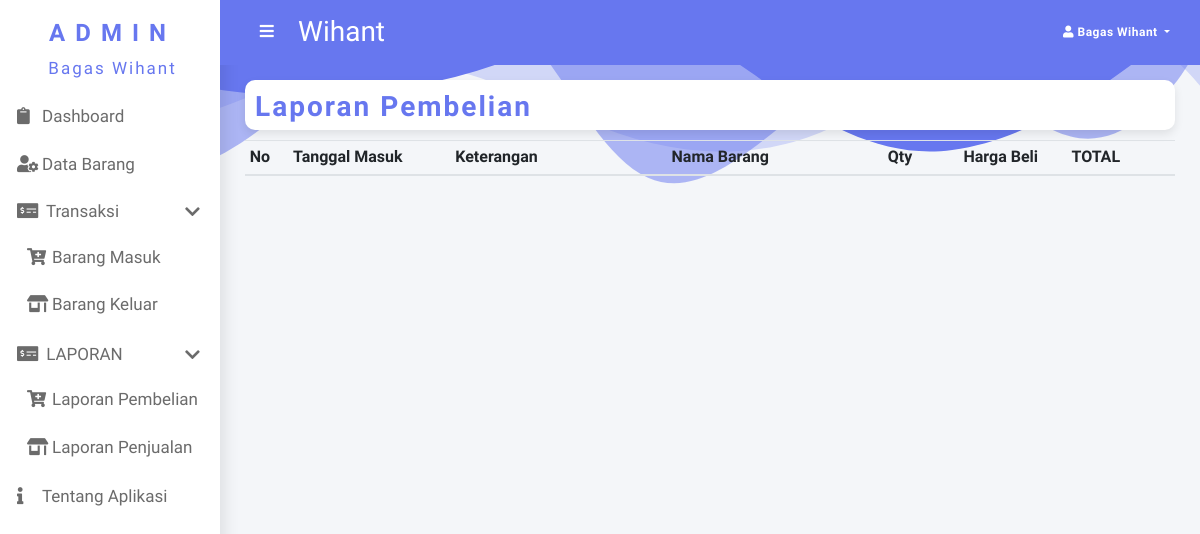
Before: /main/lap_beli/index.php (signed in) with the older database file.
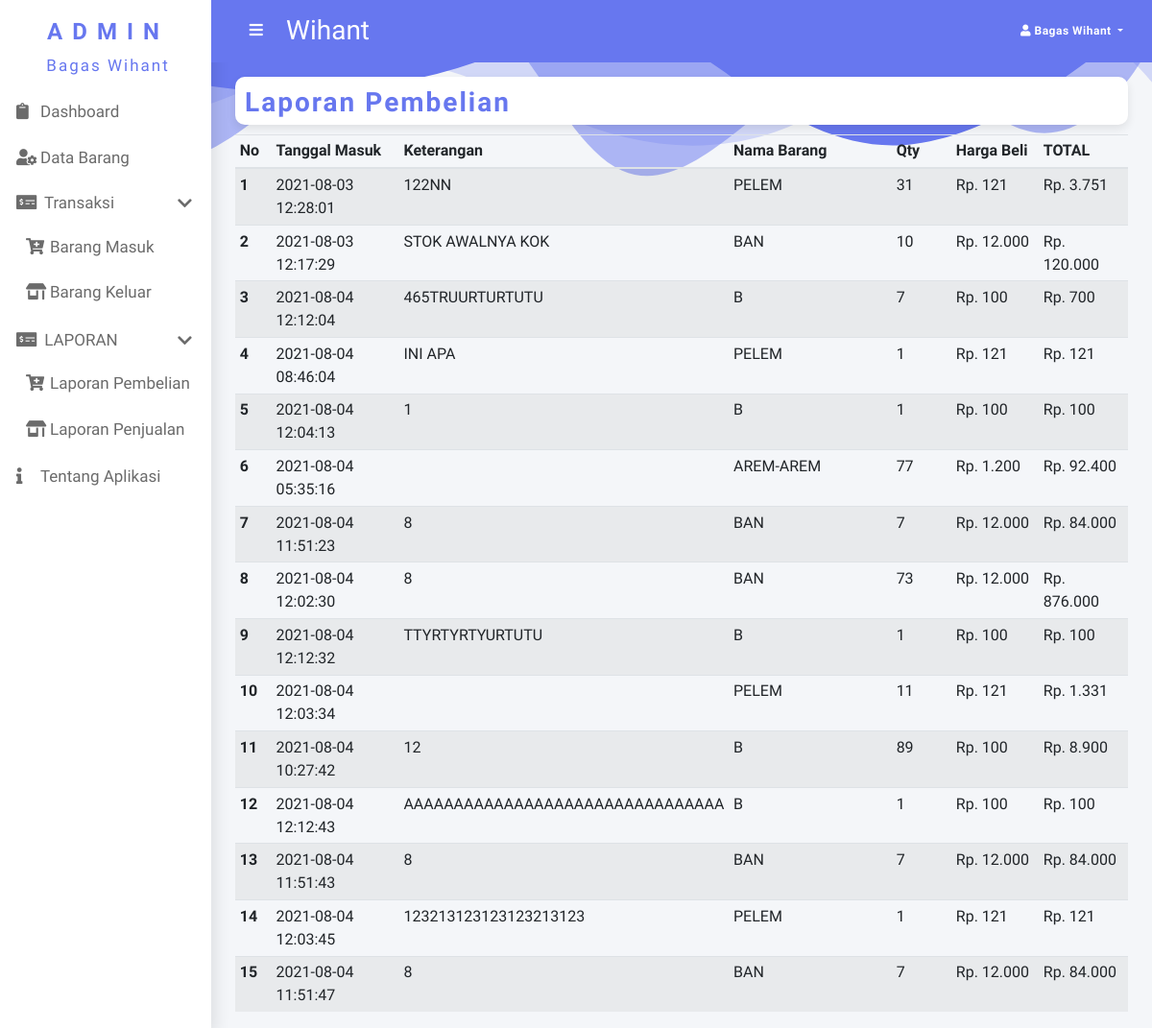
After: the same page with the newer database file.
### tables this page shows
CREATE TABLE `tb_brgMasuk` (
  `id_pembelian` varchar(15) NOT NULL,
  `id_brg` int(11) NOT NULL,
  `jml_beli` int(11) NOT NULL,
  `tgl_beli` timestamp NOT NULL DEFAULT current_timestamp(),
  `diskripsi` text NOT NULL
);

CREATE TABLE `tb_barang` (
  `id_brg` int(11) NOT NULL,
  `nm_brg` varchar(50) NOT NULL,
  `stok_brg` int(11) DEFAULT 0,
  `hbeli` int(11) NOT NULL,
  `hjual` int(11) NOT NULL
);

### config/config.php (called while the page is built, shortened)
<?php
$servername = "localhost";
$database = "ta";
$username = "root";
$password = "";
$con = mysqli_connect($servername, $username, $password, $database);
function query($query)
{
    global $con;
    $hasil = mysqli_query($con, $query);
    $data = [];
    while ($row = mysqli_fetch_assoc($hasil)) {
        $data[] = $row;
    }
    return $data;
};
function base_url($url = null)
{
    $base_url = "http://localhost/tugas-akhir";
    if ($url != null) {
        return $base_url . "/" . $url;
    } else {
        return $base_url;
    }
}
$uri_segments = $_SERVER['REQUEST_URI'];

### main/lap_beli/index.php (the view, shortened to what this page needs)
<?php
include_once "../../_head.php";
?>
<div class="zidx2">
  <h3 id="judul" class="text-primary" style="font-weight: 600; letter-spacing: 2px;">Laporan Pembelian</h3>
  <table id="tabellap" class="table table-sm table-striped">
    <thead>
      <tr class="">
        <th style="width: 40px;" scope="col">No</th>
        <th style="width: 150px;" scope="col">Tanggal Masuk</th>
        <th style="width: 200px;" scope="col">Keterangan</th>
        <th style="width: 200px;" scope="col">Nama Barang</th>
        <th style="width: 70px;" scope="col">Qty</th>
        <th style="width: 100px;" scope="col">Harga Beli</th>
        <th style="width: 100px;" scope="col">TOTAL</th>
      </tr>
    </thead>
    <tbody>
      <?php
      $lap_masuk = query("SELECT * FROM tb_brgMasuk INNER JOIN tb_barang on tb_brgMasuk.id_brg = tb_barang.id_brg");
      $no =  1;
      foreach ($lap_masuk as $data) {
      ?>
        <tr>
          <th scope="row"><?= $no++; ?></th>
          <td><?= $data['tgl_beli']; ?></td>
          <td><?= $data['diskripsi']; ?></td>
          <td><?= $data['nm_brg']; ?></td>
          <td><?= $data['jml_beli']; ?></td>
          <td>Rp. <?= number_format($data['hbeli'], 0, '.', '.'); ?></td>
          <td>Rp. <?= number_format($data['hbeli']*$data['jml_beli'], 0, '.', '.'); ?></td>
        </tr>
      <?php
      }
      ?>
    </tbody>
  </table>
</div>
<?php
include_once "../../_foot.php";
?>

### _head.php (shortened to what this page needs)
<?php
require_once "config/config.php";
?>
<!DOCTYPE html>
<html lang="en">
<head>
    <link rel="stylesheet" href="<?= base_url('bootstrap/css/bootstrap.min.css') ?>">
    <link rel="stylesheet" href="<?= base_url('fa/css/all.min.css') ?>">
    <link rel="stylesheet" href="<?= base_url('bootstrap/style.css') ?>">
    <link rel="stylesheet" href="<?= base_url('datatabel/dataTables.bootstrap4.min.css') ?>">
</head>
<body>
    <div class="wrapper fixed-left">
        <nav id="navbar" class="navbar navbar-expand-lg fixed-top">
            <button id="sidebarCollapse" class="btn navbar-btn">
                <i class="fas fa-lg fa-bars"></i>
            </button>
            <a class="navbar-brand py-0 text-white" href="">
                <h3 id="logo">Wihant</h3>
            </a>
            <div class="ml-auto">
                <div class="dropdown">
                    <button class="text-white btn dropdown-toggle" type="button" id="dropdownMenu2" data-toggle="dropdown" aria-haspopup="true" aria-expanded="false">
                        <i class="fas fa-user "></i> <?= $_SESSION['nama']; ?>
                    </button>
                </div>
            </div>
        </nav>
        <nav id="sidebar">
            <div class="sidebar-header mt-1 mb-2 text-center">
                <h4 style="letter-spacing: 10px; font-weight: 700;"><strong><?= $_SESSION['level'] == '1' ? 'ADMIN' : 'Karyawan'; ?></strong></h4>
                <span style="letter-spacing: 2px; "><?= $_SESSION['nama']; ?></span>
            </div>
            <ul class="navbar-nav">
                <li <?= $uri_segments == '/ta/main/dashboard/' ? 'class="activepage"' : '' ?>><a href="<?= base_url('main/dashboard') ?>"><i class="fas fa-clipboard"></i>Dashboard</a></li>
                <li <?= $uri_segments == '/ta/main/databarang/' ? 'class="activepage"' : '' ?>><a href="<?= base_url('main/databarang') ?>"><i class="fas fa-user-cog"></i>Data Barang</a></li>
                <li class="tomboldrop"> <a id="updown">
                        <i class="fas fa-money-check-alt"></i>
                        Transaksi
                        <i class="float-right mt-1 mr-2 fas fa-chevron-down"></i></a>
                    <ul class="navbar-nav ml-2">
                        <li <?= $uri_segments == '/ta/main/barangMasuk/' ? 'class="activepage"' : '' ?>><a href="<?= base_url('main/barangMasuk') ?>"><i class="fas fa-cart-plus"></i>Barang Masuk</a></li>
                        <li <?= $uri_segments == '/ta/main/barangKeluar/' ? 'class="activepage"' : '' ?>><a href="<?= base_url('main/barangKeluar') ?>"><i class="fas fa-store-alt"></i>Barang Keluar</a></li>
                    </ul>
                </li>
                <li class="tomboldrop"> <a id="updown">
                        <i class="fas fa-money-check-alt"></i>
                        LAPORAN
                        <i class="float-right mt-1 mr-2 fas fa-chevron-down"></i></a>
                    <ul class="navbar-nav ml-2">
                        <li <?= $uri_segments == '/ta/main/lap_beli/' ? 'class="activepage"' : '' ?>><a href="<?= base_url('main/lap_beli') ?>"><i class="fas fa-cart-plus"></i>Laporan Pembelian</a></li>
                        <li <?= $uri_segments == '/ta/main/lap_jual/' ? 'class="activepage"' : '' ?>><a href="<?= base_url('main/lap_jual') ?>"><i class="fas fa-store-alt"></i>Laporan Penjualan</a></li>
                    </ul>
                </li>
                <?php
                if ($_SESSION['level'] == 1) { ?>
                    <li><a href="<?= base_url('#') ?>"><i class="fas fa-info"></i>Tentang Aplikasi</a></li>
                <?php
                }
                ?>
            </ul>
        </nav>
        <div id="allcontent">
            <div class="custom-shape-divider-top-1628258194">
            </div>
            <div id="isikonten" style="display: none;">

### _foot.php (shortened to what this page needs)
</div>
</div>
</div>
</body>
</html>

Changed rows visible on the page:
added tb_brgmasuk: tgl_beli "2021-08-03 12:28:01", diskripsi "122NN", id_brg.nm_brg "PELEM", jml_beli "31", id_brg.hbeli "121", $data['hbeli']*$data['jml_beli'] "3.751"
added tb_brgmasuk: tgl_beli "2021-08-03 12:17:29", diskripsi "STOK AWALNYA KOK", id_brg.nm_brg "BAN", jml_beli "10", id_brg.hbeli "12.000", $data['hbeli']*$data['jml_beli'] "120.000"
added tb_brgmasuk: tgl_beli "2021-08-04 12:12:04", diskripsi "465TRUURTURTUTU", id_brg.nm_brg "B", jml_beli "7", id_brg.hbeli "100", $data['hbeli']*$data['jml_beli'] "700"
added tb_brgmasuk: tgl_beli "2021-08-04 08:46:04", diskripsi "INI APA", id_brg.nm_brg "PELEM", jml_beli "1", id_brg.hbeli "121", $data['hbeli']*$data['jml_beli'] "121"
added tb_brgmasuk: tgl_beli "2021-08-04 12:04:13", diskripsi "1", id_brg.nm_brg "B", jml_beli "1", id_brg.hbeli "100", $data['hbeli']*$data['jml_beli'] "100"
added tb_brgmasuk: tgl_beli "2021-08-04 05:35:16", id_brg.nm_brg "AREM-AREM", jml_beli "77", id_brg.hbeli "1.200", $data['hbeli']*$data['jml_beli'] "92.400"
added tb_brgmasuk: tgl_beli "2021-08-04 11:51:23", diskripsi "8", id_brg.nm_brg "BAN", jml_beli "7", id_brg.hbeli "12.000", $data['hbeli']*$data['jml_beli'] "84.000"
added tb_brgmasuk: tgl_beli "2021-08-04 12:02:30", diskripsi "8", id_brg.nm_brg "BAN", jml_beli "73", id_brg.hbeli "12.000", $data['hbeli']*$data['jml_beli'] "876.000"
added tb_brgmasuk: tgl_beli "2021-08-04 12:12:32", diskripsi "TTYRTYRTYURTUTU", id_brg.nm_brg "B", jml_beli "1", id_brg.hbeli "100", $data['hbeli']*$data['jml_beli'] "100"
added tb_brgmasuk: tgl_beli "2021-08-04 12:03:34", id_brg.nm_brg "PELEM", jml_beli "11", id_brg.hbeli "121", $data['hbeli']*$data['jml_beli'] "1.331"
added tb_brgmasuk: tgl_beli "2021-08-04 10:27:42", diskripsi "12", id_brg.nm_brg "B", jml_beli "89", id_brg.hbeli "100", $data['hbeli']*$data['jml_beli'] "8.900"
added tb_brgmasuk: tgl_beli "2021-08-04 12:12:43", diskripsi "AAAAAAAAAAAAAAAAAAAAAAAAAAAAAAAA", id_brg.nm_brg "B", jml_beli "1", id_brg.hbeli "100", $data['hbeli']*$data['jml_beli'] "100"
added tb_brgmasuk: tgl_beli "2021-08-04 11:51:43", diskripsi "8", id_brg.nm_brg "BAN", jml_beli "7", id_brg.hbeli "12.000", $data['hbeli']*$data['jml_beli'] "84.000"
added tb_brgmasuk: tgl_beli "2021-08-04 12:03:45", diskripsi "123213123123123213123", id_brg.nm_brg "PELEM", jml_beli "1", id_brg.hbeli "121", $data['hbeli']*$data['jml_beli'] "121"
added tb_brgmasuk: tgl_beli "2021-08-04 11:51:47", diskripsi "8", id_brg.nm_brg "BAN", jml_beli "7", id_brg.hbeli "12.000", $data['hbeli']*$data['jml_beli'] "84.000"
